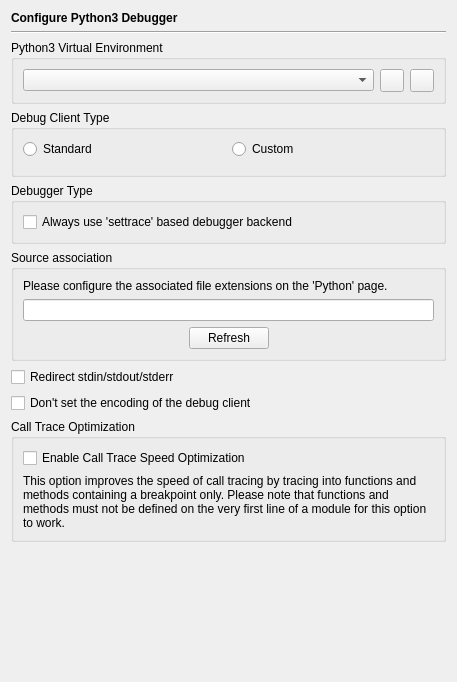
<?xml version="1.0" encoding="UTF-8"?>
<ui version="4.0">
 <class>DebuggerPython3Page</class>
 <widget class="QWidget" name="DebuggerPython3Page">
  <property name="geometry">
   <rect>
    <x>0</x>
    <y>0</y>
    <width>455</width>
    <height>682</height>
   </rect>
  </property>
  <layout class="QVBoxLayout" name="verticalLayout_3">
   <item>
    <widget class="QLabel" name="headerLabel">
     <property name="text">
      <string>&lt;b&gt;Configure Python3 Debugger&lt;/b&gt;</string>
     </property>
    </widget>
   </item>
   <item>
    <widget class="Line" name="line11_2">
     <property name="frameShape">
      <enum>QFrame::Shape::HLine</enum>
     </property>
     <property name="frameShadow">
      <enum>QFrame::Shadow::Sunken</enum>
     </property>
     <property name="orientation">
      <enum>Qt::Orientation::Horizontal</enum>
     </property>
    </widget>
   </item>
   <item>
    <widget class="QGroupBox" name="groupBox_4">
     <property name="title">
      <string>Python3 Virtual Environment</string>
     </property>
     <layout class="QHBoxLayout" name="horizontalLayout_2">
      <item>
       <widget class="QComboBox" name="venvComboBox">
        <property name="toolTip">
         <string>Select the virtual environment to be used</string>
        </property>
       </widget>
      </item>
      <item>
       <widget class="QToolButton" name="venvDlgButton">
        <property name="toolTip">
         <string>Press to open the virtual environment manager dialog</string>
        </property>
        <property name="text">
         <string notr="true"/>
        </property>
       </widget>
      </item>
      <item>
       <widget class="QToolButton" name="venvRefreshButton">
        <property name="toolTip">
         <string>Press to refresh the list of vitual environments</string>
        </property>
        <property name="text">
         <string notr="true"/>
        </property>
       </widget>
      </item>
     </layout>
    </widget>
   </item>
   <item>
    <widget class="QGroupBox" name="groupBox_2">
     <property name="title">
      <string>Debug Client Type</string>
     </property>
     <layout class="QGridLayout" name="gridLayout">
      <item row="1" column="0" colspan="2">
       <widget class="EricPathPicker" name="debugClientPicker" native="true">
        <property name="enabled">
         <bool>false</bool>
        </property>
        <property name="focusPolicy">
         <enum>Qt::FocusPolicy::StrongFocus</enum>
        </property>
        <property name="toolTip">
         <string>Enter the path of the Debug Client to be used.  Leave empty to use the default.</string>
        </property>
       </widget>
      </item>
      <item row="0" column="0">
       <widget class="QRadioButton" name="standardButton">
        <property name="toolTip">
         <string>Select the standard debug client</string>
        </property>
        <property name="text">
         <string>Standard</string>
        </property>
       </widget>
      </item>
      <item row="0" column="1">
       <widget class="QRadioButton" name="customButton">
        <property name="toolTip">
         <string>Select the custom selected debug client</string>
        </property>
        <property name="text">
         <string>Custom</string>
        </property>
       </widget>
      </item>
     </layout>
    </widget>
   </item>
   <item>
    <widget class="QGroupBox" name="groupBox">
     <property name="title">
      <string>Debugger Type</string>
     </property>
     <layout class="QHBoxLayout" name="horizontalLayout_3">
      <item>
       <widget class="QCheckBox" name="settraceCheckBox">
        <property name="toolTip">
         <string>Select to always use the tracing Python debugger. If unselected, a more performant event based debugger will be used for Python 3.12 and newer.</string>
        </property>
        <property name="text">
         <string>Always use 'settrace' based debugger backend</string>
        </property>
       </widget>
      </item>
     </layout>
    </widget>
   </item>
   <item>
    <widget class="QGroupBox" name="groupBox_3">
     <property name="title">
      <string>Source association</string>
     </property>
     <layout class="QVBoxLayout" name="verticalLayout">
      <item>
       <widget class="QLabel" name="label">
        <property name="text">
         <string>Please configure the associated file extensions on the 'Python' page.</string>
        </property>
        <property name="wordWrap">
         <bool>true</bool>
        </property>
       </widget>
      </item>
      <item>
       <widget class="QLineEdit" name="sourceExtensionsEdit">
        <property name="readOnly">
         <bool>true</bool>
        </property>
       </widget>
      </item>
      <item>
       <layout class="QHBoxLayout" name="horizontalLayout">
        <item>
         <spacer name="horizontalSpacer">
          <property name="orientation">
           <enum>Qt::Orientation::Horizontal</enum>
          </property>
          <property name="sizeHint" stdset="0">
           <size>
            <width>40</width>
            <height>20</height>
           </size>
          </property>
         </spacer>
        </item>
        <item>
         <widget class="QPushButton" name="refreshButton">
          <property name="toolTip">
           <string>Press to update the display of the source associations</string>
          </property>
          <property name="text">
           <string>Refresh</string>
          </property>
         </widget>
        </item>
        <item>
         <spacer name="horizontalSpacer_2">
          <property name="orientation">
           <enum>Qt::Orientation::Horizontal</enum>
          </property>
          <property name="sizeHint" stdset="0">
           <size>
            <width>40</width>
            <height>20</height>
           </size>
          </property>
         </spacer>
        </item>
       </layout>
      </item>
     </layout>
    </widget>
   </item>
   <item>
    <widget class="QCheckBox" name="pyRedirectCheckBox">
     <property name="toolTip">
      <string>Select, to redirect stdin, stdout and stderr of the program being debugged to the eric IDE</string>
     </property>
     <property name="text">
      <string>Redirect stdin/stdout/stderr</string>
     </property>
    </widget>
   </item>
   <item>
    <widget class="QCheckBox" name="pyNoEncodingCheckBox">
     <property name="toolTip">
      <string>Select to not set the debug client encoding</string>
     </property>
     <property name="text">
      <string>Don't set the encoding of the debug client</string>
     </property>
    </widget>
   </item>
   <item>
    <widget class="QGroupBox" name="callTraceGroupBox">
     <property name="title">
      <string>Call Trace Optimization</string>
     </property>
     <property name="checkable">
      <bool>false</bool>
     </property>
     <layout class="QVBoxLayout" name="verticalLayout_2">
      <item>
       <widget class="QCheckBox" name="callTraceCheckBox">
        <property name="toolTip">
         <string>Select to enable the call trace speed optimization.</string>
        </property>
        <property name="text">
         <string>Enable Call Trace Speed Optimization</string>
        </property>
       </widget>
      </item>
      <item>
       <widget class="QLabel" name="label_2">
        <property name="text">
         <string>This option improves the speed of call tracing by tracing into functions and methods containing a breakpoint only. Please note that functions and methods must not be defined on the very first line of a module for this option to work.</string>
        </property>
        <property name="wordWrap">
         <bool>true</bool>
        </property>
       </widget>
      </item>
     </layout>
    </widget>
   </item>
   <item>
    <spacer>
     <property name="orientation">
      <enum>Qt::Orientation::Vertical</enum>
     </property>
     <property name="sizeHint" stdset="0">
      <size>
       <width>435</width>
       <height>21</height>
      </size>
     </property>
    </spacer>
   </item>
  </layout>
 </widget>
 <customwidgets>
  <customwidget>
   <class>EricPathPicker</class>
   <extends>QWidget</extends>
   <header>eric7/EricWidgets/EricPathPicker.h</header>
   <container>1</container>
  </customwidget>
 </customwidgets>
 <tabstops>
  <tabstop>venvComboBox</tabstop>
  <tabstop>venvDlgButton</tabstop>
  <tabstop>venvRefreshButton</tabstop>
  <tabstop>standardButton</tabstop>
  <tabstop>customButton</tabstop>
  <tabstop>debugClientPicker</tabstop>
  <tabstop>settraceCheckBox</tabstop>
  <tabstop>sourceExtensionsEdit</tabstop>
  <tabstop>refreshButton</tabstop>
  <tabstop>pyRedirectCheckBox</tabstop>
  <tabstop>pyNoEncodingCheckBox</tabstop>
  <tabstop>callTraceCheckBox</tabstop>
 </tabstops>
 <resources/>
 <connections>
  <connection>
   <sender>customButton</sender>
   <signal>toggled(bool)</signal>
   <receiver>debugClientPicker</receiver>
   <slot>setEnabled(bool)</slot>
   <hints>
    <hint type="sourcelabel">
     <x>325</x>
     <y>142</y>
    </hint>
    <hint type="destinationlabel">
     <x>323</x>
     <y>162</y>
    </hint>
   </hints>
  </connection>
 </connections>
</ui>
